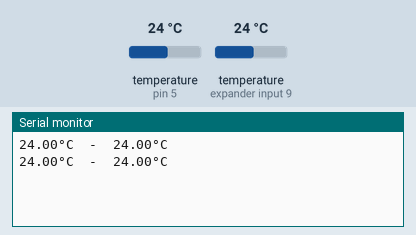
Bench run of a sketch on a simulated Arduino Uno, built with avr-gcc and run on an emulated ATmega328P. Shown: the last lines printed to the serial monitor. The test bench sets the inputs (shaded band); at power-on: temperature (sensors on pin 5, expander input 9) 24 °C.

Above: at 3.3 s.
3.4 s: temperature (sensor on pin 5) set to 12 °C
At 4.7 s:
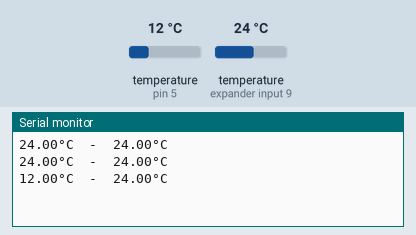
5.9 s: temperature (sensor on expander input 9) set to 12 °C
At 6.4 s:
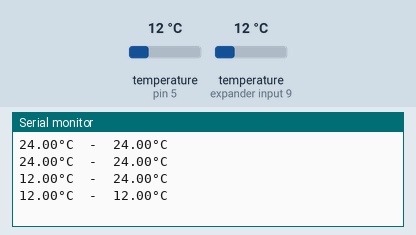
8.4 s: temperature (sensor on pin 5) set to 19 °C
At 10.6 s:
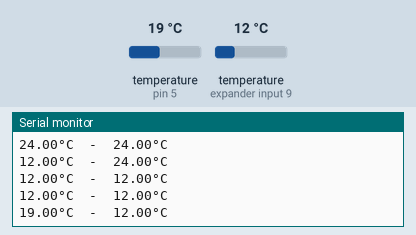
10.9 s: temperature (sensor on expander input 9) set to 19 °C
At 12.9 s:
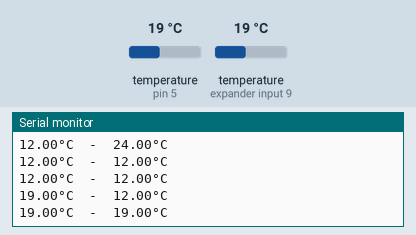
Timing chart, 0 to 14.4 s (numbered marks = the images above; inputs shaded):
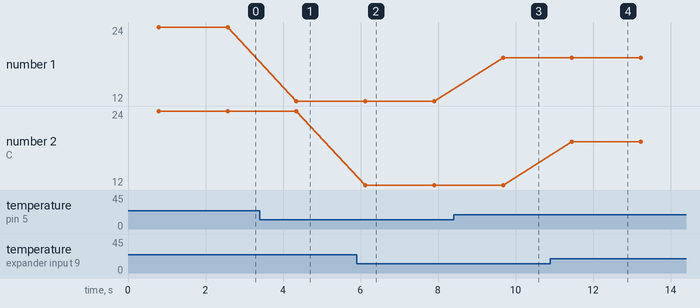

The sketch:

DS18B20_two_sensors_test.ino
```cpp
#include <OneWire.h>
#include <DallasTemperature.h>

#define ONE_WIRE_BUS 5

OneWire oneWire(ONE_WIRE_BUS);

DallasTemperature sensors(&oneWire);

void setup(void) {
  Serial.begin(9600);
  sensors.begin();
}

void loop(void) {
  sensors.requestTemperatures();
  float celcius1 = sensors.getTempCByIndex(0);
  float celcius2 = sensors.getTempCByIndex(1);
  Serial.print(celcius1);
  Serial.print("°C  -  ");
  Serial.print(celcius2);
  Serial.println("°C");
  delay(1000);
}
```

Measured:
- after the input at 3.4 s, the serial monitor: prints a new line after 0.95 s (image 1)
- after the input at 5.9 s, the serial monitor: prints a new line after 0.22 s (image 2)
- after the input at 8.4 s, the serial monitor: prints a new line after 1.3 s (image 3)
- after the input at 10.9 s, the serial monitor: prints a new line after 0.56 s (image 4)
- plotted number 1: 24 → 12 after the input at 3.4 s, 12 → 19 after the input at 8.4 s
